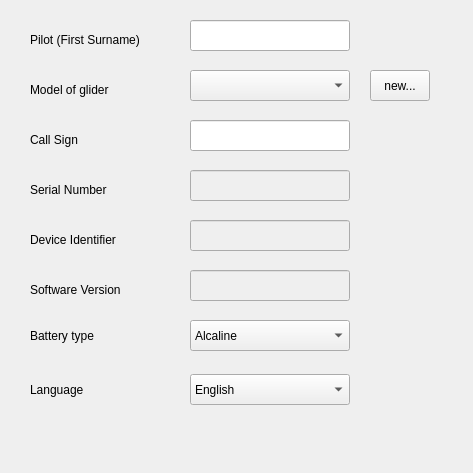
<?xml version="1.0" encoding="UTF-8"?>
<ui version="4.0">
 <class>DeviceFrame</class>
 <widget class="QWidget" name="DeviceFrame">
  <property name="geometry">
   <rect>
    <x>0</x>
    <y>0</y>
    <width>473</width>
    <height>473</height>
   </rect>
  </property>
  <property name="windowTitle">
   <string>Device</string>
  </property>
  <widget class="QComboBox" name="comboBoxModel">
   <property name="geometry">
    <rect>
     <x>190</x>
     <y>70</y>
     <width>160</width>
     <height>31</height>
    </rect>
   </property>
  </widget>
  <widget class="QLineEdit" name="lineEdit_PilotName">
   <property name="geometry">
    <rect>
     <x>190</x>
     <y>20</y>
     <width>160</width>
     <height>31</height>
    </rect>
   </property>
   <property name="text">
    <string/>
   </property>
   <property name="maxLength">
    <number>16</number>
   </property>
  </widget>
  <widget class="QLineEdit" name="lineEdit_SerialNr">
   <property name="enabled">
    <bool>false</bool>
   </property>
   <property name="geometry">
    <rect>
     <x>190</x>
     <y>170</y>
     <width>160</width>
     <height>31</height>
    </rect>
   </property>
   <property name="text">
    <string/>
   </property>
  </widget>
  <widget class="QPushButton" name="pushButtonGlider">
   <property name="geometry">
    <rect>
     <x>370</x>
     <y>70</y>
     <width>60</width>
     <height>31</height>
    </rect>
   </property>
   <property name="text">
    <string>new...</string>
   </property>
  </widget>
  <widget class="QLineEdit" name="lineEdit_SwVersion">
   <property name="enabled">
    <bool>false</bool>
   </property>
   <property name="geometry">
    <rect>
     <x>190</x>
     <y>270</y>
     <width>160</width>
     <height>31</height>
    </rect>
   </property>
   <property name="text">
    <string/>
   </property>
  </widget>
  <widget class="QLineEdit" name="lineEdit_DeviceIdent">
   <property name="enabled">
    <bool>false</bool>
   </property>
   <property name="geometry">
    <rect>
     <x>190</x>
     <y>220</y>
     <width>160</width>
     <height>31</height>
    </rect>
   </property>
   <property name="text">
    <string/>
   </property>
  </widget>
  <widget class="QLineEdit" name="lineEdit_GliderID">
   <property name="geometry">
    <rect>
     <x>190</x>
     <y>120</y>
     <width>160</width>
     <height>31</height>
    </rect>
   </property>
   <property name="text">
    <string/>
   </property>
   <property name="maxLength">
    <number>16</number>
   </property>
  </widget>
  <widget class="QComboBox" name="comboBox_BattType">
   <property name="geometry">
    <rect>
     <x>190</x>
     <y>320</y>
     <width>160</width>
     <height>31</height>
    </rect>
   </property>
   <property name="maxCount">
    <number>2</number>
   </property>
   <item>
    <property name="text">
     <string>Alcaline</string>
    </property>
   </item>
   <item>
    <property name="text">
     <string>NiMH</string>
    </property>
   </item>
  </widget>
  <widget class="QLabel" name="textLabel_PilotName">
   <property name="geometry">
    <rect>
     <x>30</x>
     <y>30</y>
     <width>153</width>
     <height>20</height>
    </rect>
   </property>
   <property name="text">
    <string>Pilot (First Surname)</string>
   </property>
   <property name="wordWrap">
    <bool>false</bool>
   </property>
  </widget>
  <widget class="QLabel" name="textLabelModel">
   <property name="geometry">
    <rect>
     <x>30</x>
     <y>80</y>
     <width>108</width>
     <height>20</height>
    </rect>
   </property>
   <property name="text">
    <string>Model of glider</string>
   </property>
   <property name="wordWrap">
    <bool>false</bool>
   </property>
  </widget>
  <widget class="QLabel" name="textLabel_GliderID">
   <property name="geometry">
    <rect>
     <x>30</x>
     <y>130</y>
     <width>70</width>
     <height>20</height>
    </rect>
   </property>
   <property name="text">
    <string>Call Sign</string>
   </property>
   <property name="wordWrap">
    <bool>false</bool>
   </property>
  </widget>
  <widget class="QLabel" name="textLabel_SerialNr">
   <property name="geometry">
    <rect>
     <x>30</x>
     <y>180</y>
     <width>110</width>
     <height>20</height>
    </rect>
   </property>
   <property name="text">
    <string>Serial Number</string>
   </property>
   <property name="wordWrap">
    <bool>false</bool>
   </property>
  </widget>
  <widget class="QLabel" name="textLabel_DeviceIdent">
   <property name="geometry">
    <rect>
     <x>30</x>
     <y>230</y>
     <width>130</width>
     <height>20</height>
    </rect>
   </property>
   <property name="text">
    <string>Device Identifier</string>
   </property>
   <property name="wordWrap">
    <bool>false</bool>
   </property>
  </widget>
  <widget class="QLabel" name="textLabel_BattType">
   <property name="geometry">
    <rect>
     <x>30</x>
     <y>326</y>
     <width>94</width>
     <height>20</height>
    </rect>
   </property>
   <property name="text">
    <string>Battery type</string>
   </property>
   <property name="wordWrap">
    <bool>false</bool>
   </property>
  </widget>
  <widget class="QLabel" name="textLabel_SwVersion">
   <property name="geometry">
    <rect>
     <x>30</x>
     <y>280</y>
     <width>130</width>
     <height>20</height>
    </rect>
   </property>
   <property name="text">
    <string>Software Version</string>
   </property>
   <property name="wordWrap">
    <bool>false</bool>
   </property>
  </widget>
  <widget class="QComboBox" name="comboBox_Language">
   <property name="geometry">
    <rect>
     <x>190</x>
     <y>374</y>
     <width>160</width>
     <height>31</height>
    </rect>
   </property>
   <property name="maxCount">
    <number>6</number>
   </property>
   <item>
    <property name="text">
     <string>English</string>
    </property>
   </item>
   <item>
    <property name="text">
     <string>Deutsch</string>
    </property>
   </item>
   <item>
    <property name="text">
     <string>Francais</string>
    </property>
   </item>
   <item>
    <property name="text">
     <string>Espangnol</string>
    </property>
   </item>
   <item>
    <property name="text">
     <string>Italiano</string>
    </property>
   </item>
   <item>
    <property name="text">
     <string>Magyar</string>
    </property>
   </item>
  </widget>
  <widget class="QLabel" name="textLabel_Language">
   <property name="geometry">
    <rect>
     <x>30</x>
     <y>380</y>
     <width>94</width>
     <height>20</height>
    </rect>
   </property>
   <property name="text">
    <string>Language</string>
   </property>
   <property name="wordWrap">
    <bool>false</bool>
   </property>
  </widget>
 </widget>
 <layoutdefault spacing="6" margin="11"/>
 <resources/>
 <connections>
  <connection>
   <sender>pushButtonGlider</sender>
   <signal>clicked()</signal>
   <receiver>DeviceFrame</receiver>
   <slot>newGlider()</slot>
   <hints>
    <hint type="sourcelabel">
     <x>20</x>
     <y>20</y>
    </hint>
    <hint type="destinationlabel">
     <x>20</x>
     <y>20</y>
    </hint>
   </hints>
  </connection>
 </connections>
</ui>
